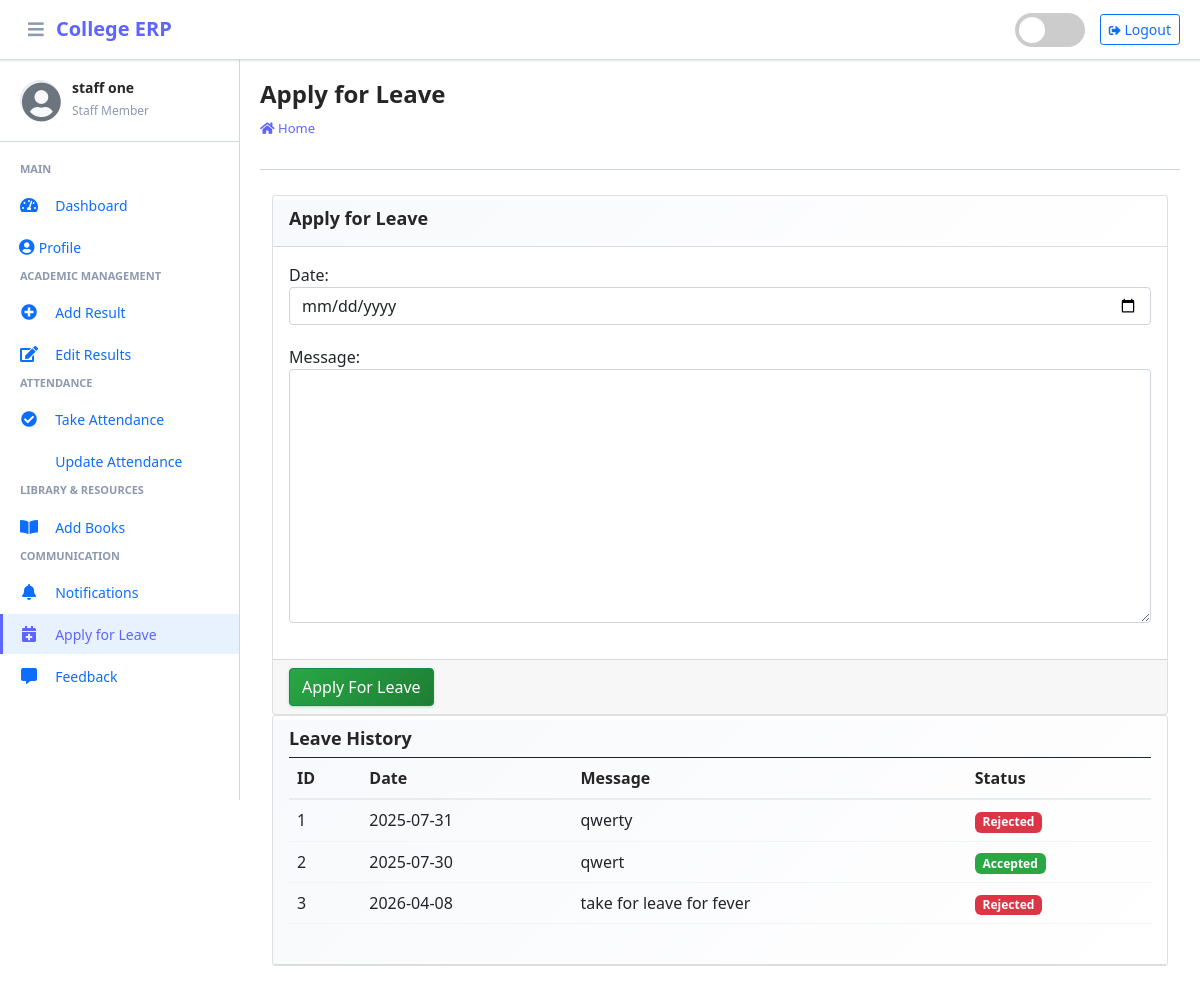
Screenshot of /staff/apply/leave/ (signed in) with the database file from the repository.
### main_app/models.py (models this page shows, shortened)
class CustomUser(AbstractUser):
    USER_TYPE = ((1, "HOD"), (2, "Staff"), (3, "Student"))
    GENDER = [("M", "Male"), ("F", "Female")]
    username = None  # Removed username, using email instead
    email = models.EmailField(unique=True)
    user_type = models.CharField(default=1, choices=USER_TYPE, max_length=1)
    gender = models.CharField(max_length=1, choices=GENDER)
    profile_pic = models.ImageField()
    address = models.TextField()
    fcm_token = models.TextField(default="")  # For firebase notifications
    created_at = models.DateTimeField(auto_now_add=True)
    updated_at = models.DateTimeField(auto_now=True)
    USERNAME_FIELD = "email"
    REQUIRED_FIELDS = []
    objects = CustomUserManager()

class LeaveReportStaff(models.Model):
    staff = models.ForeignKey(Staff, on_delete=models.CASCADE)
    date = models.CharField(max_length=60)
    message = models.TextField()
    status = models.SmallIntegerField(default=0)
    created_at = models.DateTimeField(auto_now_add=True)
    updated_at = models.DateTimeField(auto_now=True)

### main_app/staff_views.py (the view, shortened to what this page needs)
# urls.py: path("staff/apply/leave/", staff_views.staff_apply_leave,
def staff_apply_leave(request):
    form = LeaveReportStaffForm(request.POST or None)
    staff = get_object_or_404(Staff, admin_id=request.user.id)
    context = {
        'form': form,
        'leave_history': LeaveReportStaff.objects.filter(staff=staff),
        'page_title': 'Apply for Leave'
    }
    return render(request, "staff_template/staff_apply_leave.html", context)

### main_app/templates/staff_template/staff_apply_leave.html
{% extends 'main_app/base.html' %}
{% load static %}
{% block page_title %}{{page_title}}{% endblock page_title %}
{% block content %}
<section class="content">
    <div class="container-fluid">
        <div class="row">
            <div class="col-md-12">
                <div class="card card-dark">
                    <div class="card-header">
                        <h3 class="card-title">{{page_title}}</h3>
                    </div>
                    {% include "main_app/form_template.html" with messages=messages  form=form button_text="Apply For Leave"%}
                </div>
<div class="card card-default">
    <div class="card-header"><h3 class="card-title"><b>Leave History</b></h3>
   <div class="table" style="overflow-x: auto; overflow-y: auto; max-height: 500px;">
       <table class="table table-bordered table-hover" style="min-width: 600px;">
           <thead class="thead-dark">
            <tr>
                <th>ID</th>
                <th>Date</th>
                <th>Message</th>
             <th>Status</th>
         </tr>
           </thead>
        {% for leave in leave_history %}
        <tr>
            <td>{{forloop.counter}}</td>
            <td>{{leave.date}}</td>
              <td style="word-wrap: break-word; max-width: 200px; overflow: hidden; text-overflow: ellipsis;">{{leave.message}}</td>
              <td>
                  {% if leave.status == 0 %}
                  <span class="badge badge-warning">Pending</span>
                  {% elif leave.status == 1 %}
                  <span class="badge badge-success">Accepted</span>
                    {% else %}
                    <span class="badge badge-danger">Rejected</span>
                    {% endif %}
                </td>
            </tr>
            {% endfor %}
        </table>
    </div>
    </div>
            </div>
        </div>
    </div>
</section>
{% endblock content %}

### main_app/templates/main_app/erpnext_sidebar.html (shortened to what this page needs)
{% load static %}
<div class="sidebar-header">
    <div class="sidebar-user">
        <i class="fas fa-user-circle sidebar-default-avatar" id="default-avatar" style="display: none;"></i>
        <div class="sidebar-user-info">
            <h6>{{ user.get_full_name|default:user.username }}</h6>
            <small>
                {% if user.user_type == '1' %}
                    Administrator
                {% elif user.user_type == '2' %}
                    Staff Member
                {% else %}
                    Student
                {% endif %}
            </small>
        </div>
    </div>
</div>
<div class="nav-section">
    {% if user.user_type == '1' %}
        <h6 class="nav-section-title">Main</h6>
        <div class="nav-item">
            {% url 'admin_home' as admin_home %}
            <a href="{{ admin_home }}" class="nav-link {% if admin_home == request.path %}active{% endif %}">
                <i class="nav-icon fas fa-tachometer-alt"></i>
                <span class="nav-text">Dashboard</span>
            </a>
        </div>
        <div class="nav-item">
            {% url 'admin_view_profile' as admin_view_profile %}
            <a href="{{ admin_view_profile }}" class="nav-link {% if admin_view_profile == request.path %}active{% endif %}">
                <i class="fas fa-user-circle"></i>
                <span class="nav-text">Profile</span>
            </a>
        </div>
        <h6 class="nav-section-title">Academic Management</h6>
        <div class="nav-item has-submenu {% if 'course' in request.path %}open{% endif %}">
            <a href="#" class="nav-link">
                <i class="nav-icon fas fa-graduation-cap"></i>
                <span class="nav-text">Courses</span>
                <i class="nav-arrow fas fa-chevron-right"></i>
            </a>
            <div class="nav-submenu">
                <div class="nav-item">
                    {% url 'add_course' as add_course %}
                    <a href="{{ add_course }}" class="nav-link {% if add_course == request.path %}active{% endif %}">
                        <span class="nav-text">Add Course</span>
                    </a>
                </div>
                <div class="nav-item">
                    {% url 'manage_course' as manage_course %}
                    <a href="{{ manage_course }}" class="nav-link {% if manage_course == request.path or 'edit_course' in request.path %}active{% endif %}">
                        <span class="nav-text">Manage Courses</span>
                    </a>
                </div>
            </div>
        </div>
        <div class="nav-item has-submenu {% if 'subject' in request.path %}open{% endif %}">
            <a href="#" class="nav-link">
                <i class="nav-icon fas fa-book"></i>
                <span class="nav-text">Subjects</span>
                <i class="nav-arrow fas fa-chevron-right"></i>
            </a>
            <div class="nav-submenu">
                <div class="nav-item">
                    {% url 'add_subject' as add_subject %}
                    <a href="{{ add_subject }}" class="nav-link {% if add_subject == request.path %}active{% endif %}">
                        <span class="nav-text">Add Subject</span>
                    </a>
                </div>
                <div class="nav-item">
                    {% url 'manage_subject' as manage_subject %}
                    <a href="{{ manage_subject }}" class="nav-link {% if manage_subject == request.path or 'edit_subject' in request.path %}active{% endif %}">
                        <span class="nav-text">Manage Subjects</span>
                    </a>
                </div>
            </div>
        </div>
        <div class="nav-item has-submenu {% if 'session' in request.path %}open{% endif %}">
            <a href="#" class="nav-link">
                <i class="nav-icon fas fa-calendar-alt"></i>
                <span class="nav-text">Sessions</span>
                <i class="nav-arrow fas fa-chevron-right"></i>
            </a>
            <div class="nav-submenu">
                <div class="nav-item">
                    {% url 'add_session' as add_session %}
                    <a href="{{ add_session }}" class="nav-link {% if add_session == request.path %}active{% endif %}">
                        <span class="nav-text">Add Session</span>
                    </a>
                </div>
                <div class="nav-item">
                    {% url 'manage_session' as manage_session %}
                    <a href="{{ manage_session }}" class="nav-link {% if manage_session == request.path or 'edit_session' in request.path %}active{% endif %}">
                        <span class="nav-text">Manage Sessions</span>
                    </a>
                </div>
            </div>
        </div>
        <h6 class="nav-section-title">User Management</h6>
        <div class="nav-item">
            {% url 'add_staff' as add_staff %}
            <a href="{{ add_staff }}" class="nav-link {% if add_staff == request.path %}active{% endif %}">
                <i class="nav-icon fas fa-user-plus"></i>
                <span class="nav-text">Add Staff</span>
            </a>
        </div>
        <div class="nav-item">
            {% url 'manage_staff' as manage_staff %}
            <a href="{{ manage_staff }}" class="nav-link {% if manage_staff == request.path or 'edit_staff' in request.path %}active{% endif %}">
                <i class="nav-icon fas fa-users-cog"></i>
                <span class="nav-text">Manage Staff</span>
            </a>
        </div>
        <div class="nav-item">
            {% url 'add_student' as add_student %}
            <a href="{{ add_student }}" class="nav-link {% if add_student == request.path %}active{% endif %}">
                <i class="nav-icon fas fa-user-graduate"></i>
                <span class="nav-text">Add Student</span>
            </a>
        </div>
        <div class="nav-item">
            {% url 'manage_student' as manage_student %}
            <a href="{{ manage_student }}" class="nav-link {% if manage_student == request.path or 'edit_student' in request.path %}active{% endif %}">
                <i class="nav-icon fas fa-users"></i>
                <span class="nav-text">Manage Students</span>
            </a>
        </div>
        <h6 class="nav-section-title">Communication</h6>
        <div class="nav-item">
            {% url 'admin_notify_staff' as admin_notify_staff %}
            <a href="{{ admin_notify_staff }}" class="nav-link {% if admin_notify_staff == request.path %}active{% endif %}">
                <i class="nav-icon fas fa-bell"></i>
                <span class="nav-text">Notify Staff</span>
            </a>
        </div>
        <div class="nav-item">
            {% url 'admin_notify_student' as admin_notify_student %}
            <a href="{{ admin_notify_student }}" class="nav-link {% if admin_notify_student == request.path %}active{% endif %}">
                <i class="nav-icon fas fa-bullhorn"></i>
                <span class="nav-text">Notify Students</span>
            </a>
        </div>
        <h6 class="nav-section-title">Reports & Analytics</h6>
        <div class="nav-item">
            {% url 'admin_view_attendance' as admin_view_attendance %}
            <a href="{{ admin_view_attendance }}" class="nav-link {% if admin_view_attendance == request.path %}active{% endif %}">
                <i class="nav-icon fas fa-chart-line"></i>
                <span class="nav-text">View Attendance</span>
            </a>
        </div>
        <div class="nav-item">
            {% url 'student_feedback_message' as student_feedback_message %}
            <a href="{{ student_feedback_message }}" class="nav-link {% if student_feedback_message == request.path %}active{% endif %}">
                <i class="nav-icon fas fa-comments"></i>
                <span class="nav-text">Student Feedback</span>
            </a>
        </div>
        <div class="nav-item">
            {% url 'staff_feedback_message' as staff_feedback_message %}
            <a href="{{ staff_feedback_message }}" class="nav-link {% if staff_feedback_message == request.path %}active{% endif %}">
                <i class="nav-icon fas fa-comment-dots"></i>
                <span class="nav-text">Staff Feedback</span>
            </a>
        </div>
        <h6 class="nav-section-title">Leave Management</h6>
        <div class="nav-item">
            {% url 'view_staff_leave' as view_staff_leave %}
            <a href="{{ view_staff_leave }}" class="nav-link {% if view_staff_leave == request.path %}active{% endif %}">
                <i class="nav-icon fas fa-calendar-check"></i>
                <span class="nav-text">Staff Leave</span>
            </a>
        </div>
        <div class="nav-item">
            {% url 'view_student_leave' as view_student_leave %}
            <a href="{{ view_student_leave }}" class="nav-link {% if view_student_leave == request.path %}active{% endif %}">
                <i class="nav-icon fas fa-calendar-times"></i>
                <span class="nav-text">Student Leave</span>
            </a>
        </div>
    {% elif user.user_type == '2' %}
        <h6 class="nav-section-title">Main</h6>
        <div class="nav-item">
            {% url 'staff_home' as staff_home %}
            <a href="{{ staff_home }}" class="nav-link {% if staff_home == request.path %}active{% endif %}">
                <i class="nav-icon fas fa-tachometer-alt"></i>
                <span class="nav-text">Dashboard</span>
            </a>
        </div>
        <div class="nav-item">
            {% url 'staff_view_profile' as staff_view_profile %}
            <a href="{{ staff_view_profile }}" class="nav-link {% if staff_view_profile == request.path %}active{% endif %}">
                <i class="fas fa-user-circle"></i>
                <span class="nav-text">Profile</span>
            </a>
        </div>
        <h6 class="nav-section-title">Academic Management</h6>
        <div class="nav-item">
            {% url 'staff_add_result' as staff_add_result %}
            <a href="{{ staff_add_result }}" class="nav-link {% if staff_add_result == request.path %}active{% endif %}">
                <i class="nav-icon fas fa-plus-circle"></i>
                <span class="nav-text">Add Result</span>
            </a>
        </div>
        <div class="nav-item">
            {% url 'edit_student_result' as edit_student_result %}
            <a href="{{ edit_student_result }}" class="nav-link {% if edit_student_result == request.path %}active{% endif %}">
                <i class="nav-icon fas fa-edit"></i>
                <span class="nav-text">Edit Results</span>
            </a>
        </div>
        <h6 class="nav-section-title">Attendance</h6>
        <div class="nav-item">
            {% url 'staff_take_attendance' as staff_take_attendance %}
            <a href="{{ staff_take_attendance }}" class="nav-link {% if staff_take_attendance == request.path %}active{% endif %}">
                <i class="nav-icon fas fa-check-circle"></i>
                <span class="nav-text">Take Attendance</span>
            </a>
        </div>
        <div class="nav-item">
            {% url 'staff_update_attendance' as staff_update_attendance %}
            <a href="{{ staff_update_attendance }}" class="nav-link {% if staff_update_attendance == request.path %}active{% endif %}">
                <span class="nav-text">Update Attendance</span>
            </a>
        </div>
        <h6 class="nav-section-title">Library & Resources</h6>
        <div class="nav-item">
            {% url 'add_book' as add_book %}
            <a href="{{ add_book }}" class="nav-link {% if add_book == request.path %}active{% endif %}">
                <i class="nav-icon fas fa-book-open"></i>
                <span class="nav-text">Add Books</span>
            </a>
        </div>
        <h6 class="nav-section-title">Communication</h6>
        <div class="nav-item">
            {% url 'staff_view_notification' as staff_view_notification %}
            <a href="{{ staff_view_notification }}" class="nav-link {% if staff_view_notification == request.path %}active{% endif %}">
                <i class="nav-icon fas fa-bell"></i>
                <span class="nav-text">Notifications</span>
            </a>
        </div>
        <div class="nav-item">
            {% url 'staff_apply_leave' as staff_apply_leave %}
            <a href="{{ staff_apply_leave }}" class="nav-link {% if staff_apply_leave == request.path %}active{% endif %}">
                <i class="nav-icon fas fa-calendar-plus"></i>
                <span class="nav-text">Apply for Leave</span>
            </a>
        </div>
        <div class="nav-item">
            {% url 'staff_feedback' as staff_feedback %}
            <a href="{{ staff_feedback }}" class="nav-link {% if staff_feedback == request.path %}active{% endif %}">
                <i class="nav-icon fas fa-comment-alt"></i>
                <span class="nav-text">Feedback</span>
            </a>
        </div>
    {% endif %}
</div>

### rows the page displays
CustomUser: get_full_name "staff one"
LeaveReportStaff: date "2025-07-31", message "qwerty", status "Rejected"
LeaveReportStaff: date "2025-07-30", message "qwert", status "Accepted"
LeaveReportStaff: date "2026-04-08", message "take for leave for fever", status "Rejected"

### other values shown
{{ page_title }} "Apply for Leave"
{{ field.label_tag }} "Date:" "Message:"
{{ button_text }} "Apply For Leave"
